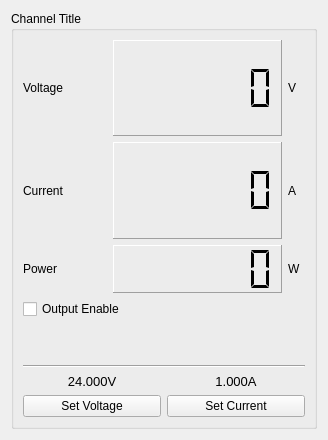
<?xml version="1.0" encoding="UTF-8"?>
<ui version="4.0">
 <class>HMCChannelWidget</class>
 <widget class="QWidget" name="HMCChannelWidget">
  <property name="geometry">
   <rect>
    <x>0</x>
    <y>0</y>
    <width>328</width>
    <height>440</height>
   </rect>
  </property>
  <property name="windowTitle">
   <string>Form</string>
  </property>
  <layout class="QVBoxLayout" name="verticalLayout">
   <item>
    <widget class="QGroupBox" name="gbChannel">
     <property name="title">
      <string>Channel Title</string>
     </property>
     <layout class="QVBoxLayout" name="verticalLayout_2" stretch="2,2,1,0,0,0,0">
      <item>
       <layout class="QHBoxLayout" name="horizontalLayout_2" stretch="5,10,1">
        <item>
         <widget class="QLabel" name="lbVoltage">
          <property name="text">
           <string>Voltage</string>
          </property>
         </widget>
        </item>
        <item>
         <widget class="QLCDNumber" name="lcdVoltage">
          <property name="frameShape">
           <enum>QFrame::Panel</enum>
          </property>
          <property name="smallDecimalPoint">
           <bool>true</bool>
          </property>
          <property name="digitCount">
           <number>6</number>
          </property>
          <property name="segmentStyle">
           <enum>QLCDNumber::Flat</enum>
          </property>
         </widget>
        </item>
        <item>
         <widget class="QLabel" name="label">
          <property name="text">
           <string>V</string>
          </property>
         </widget>
        </item>
       </layout>
      </item>
      <item>
       <layout class="QHBoxLayout" name="horizontalLayout_3" stretch="5,10,1">
        <item>
         <widget class="QLabel" name="lbCurrent">
          <property name="text">
           <string>Current</string>
          </property>
         </widget>
        </item>
        <item>
         <widget class="QLCDNumber" name="lcdCurrent">
          <property name="frameShape">
           <enum>QFrame::Panel</enum>
          </property>
          <property name="smallDecimalPoint">
           <bool>true</bool>
          </property>
          <property name="digitCount">
           <number>6</number>
          </property>
          <property name="segmentStyle">
           <enum>QLCDNumber::Flat</enum>
          </property>
         </widget>
        </item>
        <item>
         <widget class="QLabel" name="label_2">
          <property name="text">
           <string>A</string>
          </property>
         </widget>
        </item>
       </layout>
      </item>
      <item>
       <layout class="QHBoxLayout" name="horizontalLayout_4" stretch="5,10,1">
        <item>
         <widget class="QLabel" name="lbPower">
          <property name="text">
           <string>Power</string>
          </property>
         </widget>
        </item>
        <item>
         <widget class="QLCDNumber" name="lcdPower">
          <property name="frameShape">
           <enum>QFrame::Panel</enum>
          </property>
          <property name="smallDecimalPoint">
           <bool>true</bool>
          </property>
          <property name="digitCount">
           <number>6</number>
          </property>
          <property name="segmentStyle">
           <enum>QLCDNumber::Flat</enum>
          </property>
         </widget>
        </item>
        <item>
         <widget class="QLabel" name="label_4">
          <property name="text">
           <string>W</string>
          </property>
         </widget>
        </item>
       </layout>
      </item>
      <item>
       <widget class="QCheckBox" name="cbOutEnable">
        <property name="text">
         <string>Output Enable</string>
        </property>
       </widget>
      </item>
      <item>
       <spacer name="verticalSpacer">
        <property name="orientation">
         <enum>Qt::Vertical</enum>
        </property>
        <property name="sizeHint" stdset="0">
         <size>
          <width>20</width>
          <height>40</height>
         </size>
        </property>
       </spacer>
      </item>
      <item>
       <widget class="Line" name="line">
        <property name="orientation">
         <enum>Qt::Horizontal</enum>
        </property>
       </widget>
      </item>
      <item>
       <layout class="QHBoxLayout" name="horizontalLayout">
        <item>
         <layout class="QVBoxLayout" name="verticalLayout_4">
          <item>
           <widget class="QLabel" name="lbTargetVoltage">
            <property name="font">
             <font>
              <pointsize>10</pointsize>
             </font>
            </property>
            <property name="text">
             <string>24.000V</string>
            </property>
            <property name="alignment">
             <set>Qt::AlignCenter</set>
            </property>
           </widget>
          </item>
          <item>
           <widget class="QPushButton" name="btnSetVoltage">
            <property name="text">
             <string>Set Voltage</string>
            </property>
           </widget>
          </item>
         </layout>
        </item>
        <item>
         <layout class="QVBoxLayout" name="verticalLayout_3">
          <item>
           <widget class="QLabel" name="lbTargetCurrent">
            <property name="font">
             <font>
              <pointsize>10</pointsize>
             </font>
            </property>
            <property name="text">
             <string>1.000A</string>
            </property>
            <property name="alignment">
             <set>Qt::AlignCenter</set>
            </property>
           </widget>
          </item>
          <item>
           <widget class="QPushButton" name="btnSetCurrent">
            <property name="text">
             <string>Set Current</string>
            </property>
           </widget>
          </item>
         </layout>
        </item>
       </layout>
      </item>
     </layout>
    </widget>
   </item>
  </layout>
 </widget>
 <resources/>
 <connections/>
</ui>
